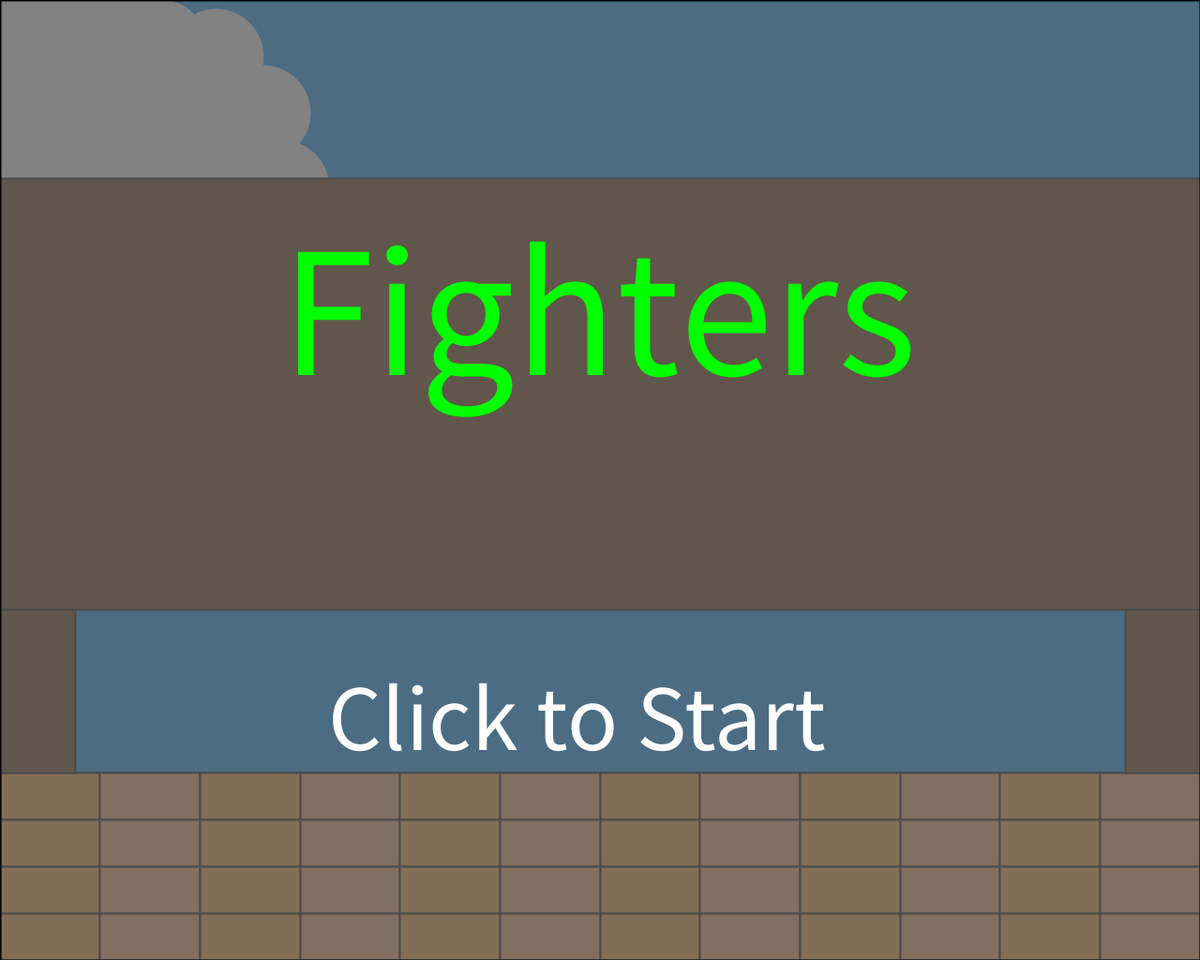
Frame 1 (no input)
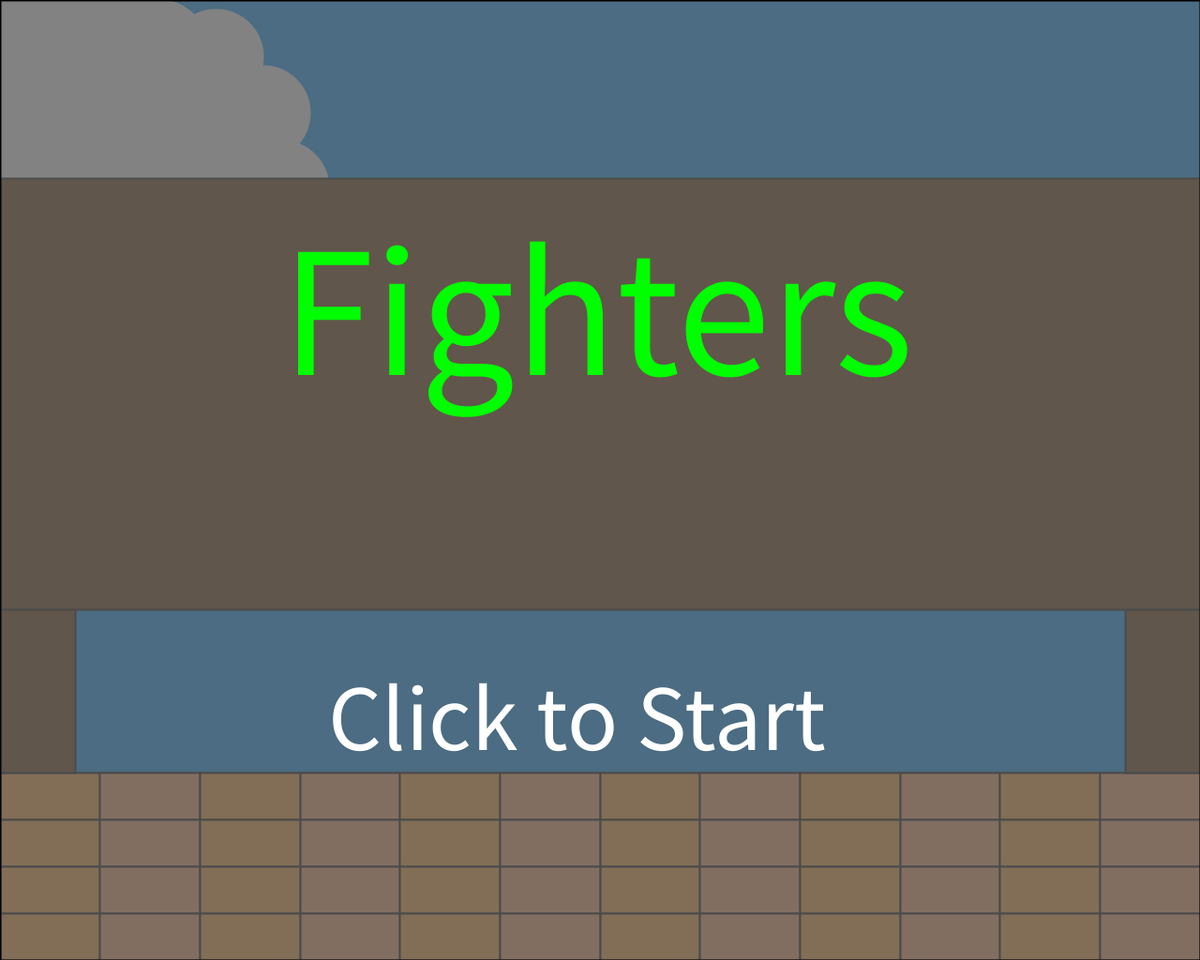
Frame 60 (the mouse pressed at the canvas centre just before this capture)
Frame 120 (the mouse held since frame 60 and released just before this capture): identical to frame 60, image omitted

The Processing sketch that drew these frames (run headless with seeded random() and noise(); from frame 60 on, the mouse is pressed at the canvas centre):

// Processing sketch: Fighting_Game
// ── Fighting_Game.pde
//Fighting Game (Title in progress)
//To do
//Draw background and UI
//Push the file
//Make the croud (All of it)
//Done

String gameState="start";
int time;
int people;
//testing
float player2Health;
float player1Health;

//Ground class. All 60 boxes.
crowd[] crowd = new crowd[12];

void setup(){
  //Basic setup.
  size(1280, 1024);
  frameRate(30);
  background(0,153,255);
  strokeWeight(2);
  //Starting values.
  //remove later
  gameState="start";
  people=0;
  player1Health=71;
  player2Health=24;
  
  while (people<12) {
      crowd[people]= new crowd(people);
      people+=1;
    }
}

void draw(){
  //The 3 states of the game
  if (gameState=="start"){
    Start();
  }
  if (gameState=="main"){
    //This is for the main gameplay
    main();
  }
  if (gameState=="end"){
    end();
  }
  
  println(gameState);
}


void mouseClicked(){
  if (gameState=="start"){
    gameState="main";
    time=99;
  }
  
}


void Start(){//Capatal because 'start' messes up everything.
  drawBackground();
  
  fill(96,96,96,200);
  rect(0,0,1280,1024);
  textSize(200);
  fill(0,255,0);
  text("Fighters",300, 400);
  textSize(100);
  fill(255,255,255);
  text("Click to Start",350, 800);
}



void main(){
  //println("Works");
  time=99-(millis()/1000);
  drawBackground();
  for (int i=0; i<crowd.length; i++) {
    crowd[i].drawCrowd();
  }
  drawUI();
  
  if ((player1Health<=0) || (player2Health<=0) || (time<=0)){
    gameState="end";
    
    
  }
  
  
}

void end(){
  
  
  
}



void drawBackground(){
  fill(0,153,255);
  rect(0,0,1280,1024);
  fill (160, 160, 160);
  rect(0,824,1280,200);
  tiles(); //This will be redone when I add the interaciblty. This is just to see how it looks.
  
  //clouds
  stroke(255,255,255);
  fill(255,255,255);
  ellipse(300,200,100,100);
  ellipse(250,140,100,100);
  ellipse(280,120,100,100);
  ellipse(210,90,100,100);
  ellipse(230,60,100,100);
  ellipse(170,50,100,100);
  ellipse(130,30,100,100);
  rect(0,0,150,200);
  rect(100,75,140,125);
  
  stroke(0,0,0);
  
  
  //Bench back
  fill(102,51,0);
  rect(0,190,1280,460);
  
  rect(0,650,80,174);
  rect(1200,650,80,174);
  
}


void tiles(){
  for (int i = 0; i < 4; i = i+1){
    for (int j = 0; j < 12; j = j+1){
      fill(255,160,50+50*(j%2));
      rect(0+j*106.66666666666666666666666666667,824+i*50,106.66666666666666666666666666667,50);
    }
    
  }
  
}


void drawUI(){
  //Player 1
  fill(160,160,160);
  rect(75,75,400,80);
  fill(255,0,0);
  rect(75,75,player1Health*4,80);
  textSize(40);
  text("Player 1", 75, 70);
  
  //Player 2
  fill(160,160,160);
  rect(1205,75,-400,80);
  fill(255,0,0);
  rect(1205,75,-player2Health*4,80);
  text("Player 2", 1070, 70);
  
  //timer
  fill(255,255,255);
  rect (560, 65, 160, 100, 100);
  fill(0,0,0);
  textSize(60);
  text(int(time), 610, 135);
  
  //Bench front
  fill(102,51,0);
  rect(0,330,1280,80);
  
  fill(102,51,0);
  rect(0,580,1280,80);
}

// ── crowd.pde

class crowd{
  int placeX;
  int placeY;
  int colour;
  int animation;
  crowd(int i){
    placeX=(i%6)*200+100;
    placeY=(int(i/6))*240+280;
    colour=int(random(1,4));
  }
  
  void drawCrowd(){
    //Later this should be a drawing but for now placholder rectangle
    fill(0,255,0);
    rect(placeX,placeY,80,100);
    
    if (millis()%10==0){
      animation=int(random(1,4));
    }
    //This will be 3 diffrent animations proper but for now this is just making sure it works. 
      if (animation==1) {
        triangle(placeX,placeY,placeX+80,placeY,placeX+0,placeY-80);
      }
      else if (animation==2) {
        triangle(placeX,placeY,placeX+80,placeY,placeX+80,placeY-80);
      }
      else{
        triangle(placeX,placeY,placeX+80,placeY,placeX+40,placeY-80);
      }
    
    
  }
  
  
  
  
}

// ── player.pde

class player{
  
  
  
  
  
  
  
  
}

// ── water.pde

class water{
  
  PVector location;
  PVector velocity;
  PVector gravity;
  
  water(){
    //starting=PVector.random2D();
    location = new PVector(870,825);
    velocity = new PVector(0,0);
    gravity = new PVector(0,0.2);
    velocity.add(PVector.random2D());
    
  }
  
  
  
  
  float drawWater(){
    location.add(velocity);
    velocity.add(gravity);
    
    fill(0,0,200);
    ellipse(location.x,location.y,10,10);
    
    return location.y;
  }
  
  
  
  
  
  
  
}
